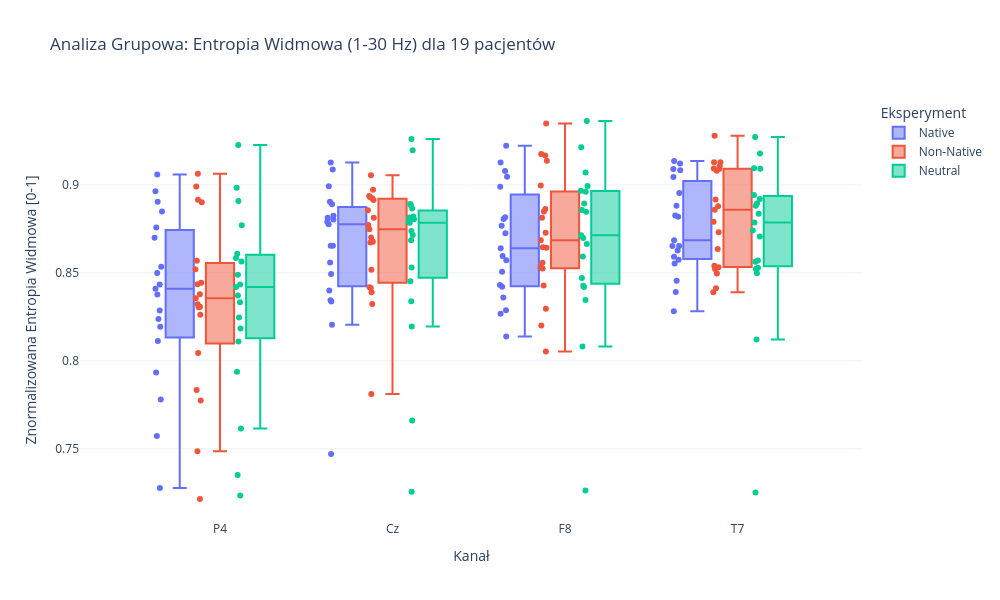

The notebook cell this image was saved under:
### Markdown cell above
#### Wyświetlenie dla całej grupy

### Code cell
channels = ['P4', 'Cz', 'F8', 'T7']
titles = ['Native', 'Non-Native', 'Neutral']

all_results = []

print("Rozpoczynam analizę grupy...")

for i in range(1, 20):
    patient_id = f"s{i:02d}"

    try:
        # Wczytywanie danych
        signal_native = pd.read_csv(f"data/Filtered_Data/{patient_id}_ex05.csv")
        signal_non_native = pd.read_csv(f"data/Filtered_Data/{patient_id}_ex06.csv")
        signal_neutral = pd.read_csv(f"data/Filtered_Data/{patient_id}_ex07.csv")
        datasets = [signal_native, signal_non_native, signal_neutral]

        # Obliczenia dla konkretnego pacjenta
        for col_idx, current_data in enumerate(datasets):
            stan = titles[col_idx]
            for channel_name in channels:
                freqs, ampls = plot_fft(current_data, channel_name, fs=200)
                se = calculate_spectral_entropy(ampls, freqs, band=(mask_start, mask_end))

                # Zapisujemy pojedynczy wynik do listy
                all_results.append({
                    'Pacjent': patient_id,
                    'Kanał': channel_name,
                    'Stan': stan,
                    'Entropia': se
                })
    except FileNotFoundError:
        print(f"Brak pliku dla pacjenta {patient_id}. Pomijam.")

# Konwersja zebranych danych do wygodnej tabeli Pandas
df_results = pd.DataFrame(all_results)

# Tworzenie zbiorczego wykresu pudełkowego (Boxplot)
fig = px.box(
    df_results,
    x="Kanał",
    y="Entropia",
    color="Stan",
    title=f"Analiza Grupowa: Entropia Widmowa ({mask_start}-{mask_end} Hz) dla {len(df_results['Pacjent'].unique())} pacjentów",
    labels={"Entropia": "Znormalizowana Entropia Widmowa [0-1]"},
    template="plotly_white",
    points="all"
)

fig.update_layout(
    height=600,
    width=1000,
    legend=dict(title="Eksperyment"),
    boxmode='group'
)

fig.show()

### Figure 1 — Plotly figure (JSON) as saved in the notebook; plotly's stock layout.template omitted (floating-point values rounded to 4 significant figures)
{"data": [{"alignmentgroup": "True", "boxpoints": "all", "hovertemplate": "Stan=Native<br>Kanał=%{x}<br>Znormalizowana Entropia Widmowa [0-1]=%{y}<extra></extra>", "legendgroup": "Native", "marker": {"color": "#636efa"}, "name": "Native", "notched": false, "offsetgroup": "Native", "orientation": "v", "showlegend": true, "x": ["P4", "Cz", "F8", "T7", "P4", "Cz", "F8", "T7", "P4", "Cz", "F8", "T7", "P4", "Cz", "F8", "T7", "P4", "Cz", "F8", "T7", "P4", "Cz", "F8", "T7", "P4", "Cz", "F8", "T7", "P4", "Cz", "F8", "T7", "P4", "Cz", "F8", "T7", "P4", "Cz", "F8", "T7", "P4", "Cz", "F8", "T7", "P4", "Cz", "F8", "T7", "P4", "Cz", "F8", "T7", "P4", "Cz", "F8", "T7", "P4", "Cz", "F8", "T7", "P4", "Cz", "F8", "T7", "P4", "Cz", "F8", "T7", "P4", "Cz", "F8", "T7", "P4", "Cz", "F8", "T7"], "x0": " ", "xaxis": "x", "y": [0.8849, 0.889, 0.8268, 0.9083, 0.8499, 0.8493, 0.8288, 0.8685, 0.9059, 0.9088, 0.9222, 0.9121, 0.87, 0.8993, 0.8989, 0.9136, 0.8758, 0.84, 0.8572, 0.8627, 0.841, 0.8791, 0.8806, 0.8954, 0.8378, 0.8337, 0.864, 0.8391, 0.7278, 0.8654, 0.8422, 0.8653, 0.7573, 0.8344, 0.8506, 0.8574, 0.7781, 0.8804, 0.8432, 0.8553, 0.8195, 0.8206, 0.8596, 0.8591, 0.8239, 0.8825, 0.8767, 0.8456, 0.8113, 0.8559, 0.9079, 0.8826, 0.8965, 0.8813, 0.9047, 0.9045, 0.8434, 0.8905, 0.9127, 0.8881, 0.8535, 0.9127, 0.836, 0.8819, 0.8904, 0.8654, 0.8726, 0.9091, 0.8287, 0.747, 0.8139, 0.8282, 0.7935, 0.8777, 0.8816, 0.8653], "y0": " ", "yaxis": "y", "type": "box"}, {"alignmentgroup": "True", "boxpoints": "all", "hovertemplate": "Stan=Non-Native<br>Kanał=%{x}<br>Znormalizowana Entropia Widmowa [0-1]=%{y}<extra></extra>", "legendgroup": "Non-Native", "marker": {"color": "#EF553B"}, "name": "Non-Native", "notched": false, "offsetgroup": "Non-Native", "orientation": "v", "showlegend": true, "x": ["P4", "Cz", "F8", "T7", "P4", "Cz", "F8", "T7", "P4", "Cz", "F8", "T7", "P4", "Cz", "F8", "T7", "P4", "Cz", "F8", "T7", "P4", "Cz", "F8", "T7", "P4", "Cz", "F8", "T7", "P4", "Cz", "F8", "T7", "P4", "Cz", "F8", "T7", "P4", "Cz", "F8", "T7", "P4", "Cz", "F8", "T7", "P4", "Cz", "F8", "T7", "P4", "Cz", "F8", "T7", "P4", "Cz", "F8", "T7", "P4", "Cz", "F8", "T7", "P4", "Cz", "F8", "T7", "P4", "Cz", "F8", "T7", "P4", "Cz", "F8", "T7", "P4", "Cz", "F8", "T7"], "x0": " ", "xaxis": "x", "y": [0.8902, 0.8914, 0.8297, 0.909, 0.8435, 0.8748, 0.8202, 0.8859, 0.9064, 0.9054, 0.9168, 0.9081, 0.8379, 0.8973, 0.8996, 0.9279, 0.8322, 0.8391, 0.8685, 0.9129, 0.8307, 0.8701, 0.8813, 0.8917, 0.8355, 0.8419, 0.8645, 0.8497, 0.7486, 0.8518, 0.8531, 0.8635, 0.7215, 0.8414, 0.8557, 0.839, 0.7774, 0.8773, 0.8525, 0.854, 0.8304, 0.8323, 0.8643, 0.8732, 0.8262, 0.8814, 0.8863, 0.8532, 0.8569, 0.8856, 0.9349, 0.9093, 0.8992, 0.893, 0.9137, 0.9129, 0.8521, 0.8937, 0.9175, 0.8878, 0.8444, 0.8924, 0.8428, 0.8791, 0.8915, 0.8672, 0.8728, 0.9106, 0.7835, 0.7812, 0.8053, 0.8413, 0.8045, 0.8677, 0.8849, 0.8522], "y0": " ", "yaxis": "y", "type": "box"}, {"alignmentgroup": "True", "boxpoints": "all", "hovertemplate": "Stan=Neutral<br>Kanał=%{x}<br>Znormalizowana Entropia Widmowa [0-1]=%{y}<extra></extra>", "legendgroup": "Neutral", "marker": {"color": "#00cc96"}, "name": "Neutral", "notched": false, "offsetgroup": "Neutral", "orientation": "v", "showlegend": true, "x": ["P4", "Cz", "F8", "T7", "P4", "Cz", "F8", "T7", "P4", "Cz", "F8", "T7", "P4", "Cz", "F8", "T7", "P4", "Cz", "F8", "T7", "P4", "Cz", "F8", "T7", "P4", "Cz", "F8", "T7", "P4", "Cz", "F8", "T7", "P4", "Cz", "F8", "T7", "P4", "Cz", "F8", "T7", "P4", "Cz", "F8", "T7", "P4", "Cz", "F8", "T7", "P4", "Cz", "F8", "T7", "P4", "Cz", "F8", "T7", "P4", "Cz", "F8", "T7", "P4", "Cz", "F8", "T7", "P4", "Cz", "F8", "T7", "P4", "Cz", "F8", "T7", "P4", "Cz", "F8", "T7"], "x0": " ", "xaxis": "x", "y": [0.8435, 0.8815, 0.8894, 0.8786, 0.7352, 0.7256, 0.7263, 0.7252, 0.9227, 0.926, 0.9363, 0.9273, 0.8771, 0.8866, 0.8967, 0.8894, 0.8565, 0.8196, 0.8427, 0.892, 0.8334, 0.8785, 0.8858, 0.8943, 0.8371, 0.8453, 0.8664, 0.857, 0.7236, 0.8531, 0.8346, 0.8563, 0.7615, 0.8715, 0.8699, 0.8522, 0.811, 0.8805, 0.8594, 0.8498, 0.8184, 0.8339, 0.847, 0.8741, 0.849, 0.8789, 0.8961, 0.8707, 0.8609, 0.8884, 0.9213, 0.9179, 0.8908, 0.8821, 0.8994, 0.9092, 0.842, 0.8891, 0.907, 0.8881, 0.8585, 0.9196, 0.842, 0.8837, 0.8984, 0.8685, 0.8714, 0.9094, 0.7938, 0.7661, 0.8082, 0.8121, 0.8246, 0.8738, 0.8848, 0.8529], "y0": " ", "yaxis": "y", "type": "box"}], "layout": {"xaxis": {"anchor": "y", "domain": [0.0, 1.0], "title": {"text": "Kanał"}}, "yaxis": {"anchor": "x", "domain": [0.0, 1.0], "title": {"text": "Znormalizowana Entropia Widmowa [0-1]"}}, "legend": {"title": {"text": "Eksperyment"}, "tracegroupgap": 0}, "title": {"text": "Analiza Grupowa: Entropia Widmowa (1-30 Hz) dla 19 pacjentów"}, "boxmode": "group", "height": 600, "width": 1000}}
